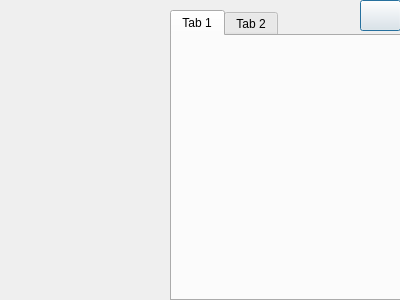
<?xml version="1.0" encoding="UTF-8"?>
<ui version="4.0">
 <class>AboutMe</class>
 <widget class="QDialog" name="AboutMe">
  <property name="geometry">
   <rect>
    <x>0</x>
    <y>0</y>
    <width>400</width>
    <height>300</height>
   </rect>
  </property>
  <property name="windowTitle">
   <string>Dialog</string>
  </property>
  <widget class="QTabWidget" name="tabWidget">
   <property name="geometry">
    <rect>
     <x>170</x>
     <y>10</y>
     <width>231</width>
     <height>291</height>
    </rect>
   </property>
   <property name="currentIndex">
    <number>0</number>
   </property>
   <widget class="QWidget" name="tab">
    <attribute name="title">
     <string>Tab 1</string>
    </attribute>
   </widget>
   <widget class="QWidget" name="tab_2">
    <attribute name="title">
     <string>Tab 2</string>
    </attribute>
   </widget>
  </widget>
  <widget class="QLabel" name="label">
   <property name="geometry">
    <rect>
     <x>0</x>
     <y>10</y>
     <width>161</width>
     <height>291</height>
    </rect>
   </property>
   <property name="text">
    <string/>
   </property>
  </widget>
  <widget class="QPushButton" name="pushButton">
   <property name="geometry">
    <rect>
     <x>360</x>
     <y>0</y>
     <width>41</width>
     <height>31</height>
    </rect>
   </property>
   <property name="text">
    <string/>
   </property>
  </widget>
 </widget>
 <resources/>
 <connections/>
</ui>
